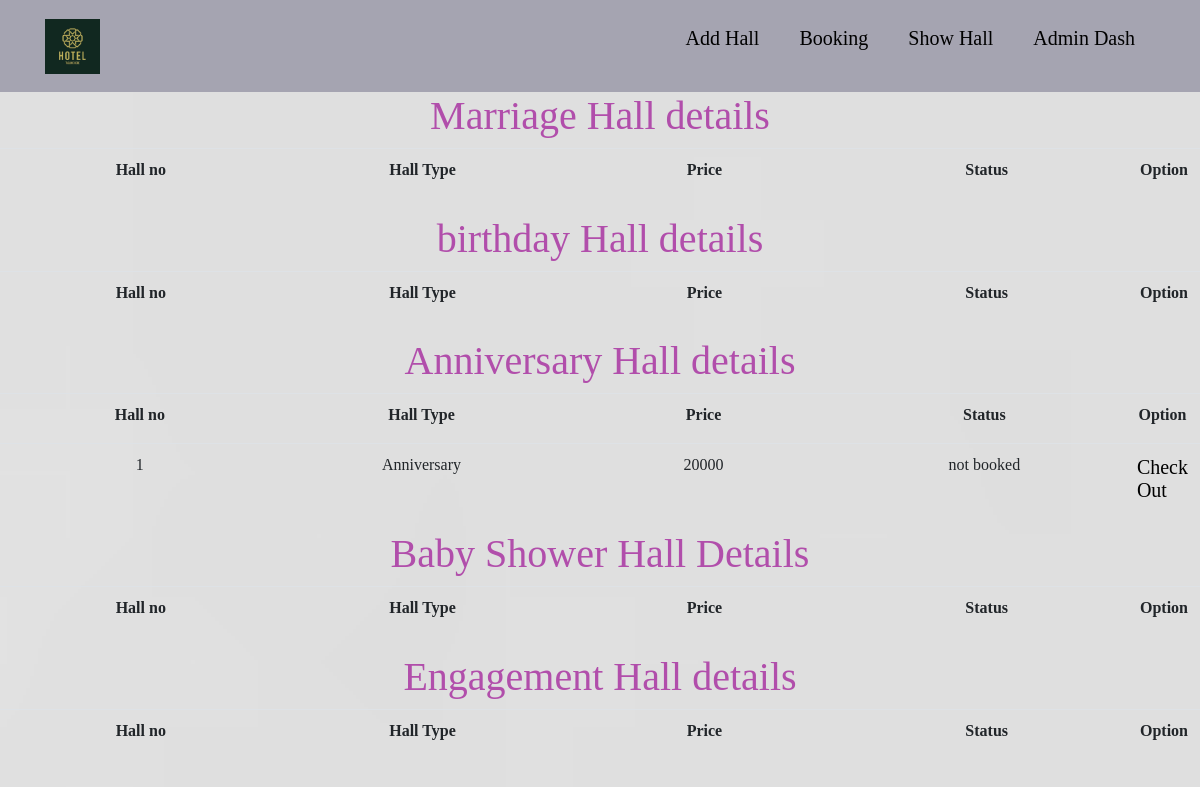
The app's page /admin/halldetail.php with its own data.
### tables this page shows
CREATE TABLE `hall` (
  `id` int(11) NOT NULL,
  `hno` int(11) NOT NULL,
  `hallyype` varchar(20) NOT NULL,
  `price` int(11) NOT NULL,
  `detail` varchar(50) NOT NULL,
  `image` varchar(50) NOT NULL,
  `capacity` int(11) NOT NULL DEFAULT 200,
  `status` varchar(20) NOT NULL DEFAULT 'un book'
);

### admin/halldetail.php (the view, shortened to what this page needs)
<?php
include('../dbcon.php');
include('../bootstrap.php');
include('header4.php');
?>
<!DOCTYPE html>
<html lang="en">
<head>
    <link rel="stylesheet" href="stylee.css">
    <link rel="stylesheet" href="bootstrap-4.3.1-dist\css\bootstrap.min">
</head>
<body>
    <div class="table-responsive">
         <h1 style="color:#b14eab; text-align:center;">Marriage Hall details</h1>
         <table class="table">
             <tr align="center">
                     <th width="25%" height="50px">Hall no</th>
                     <th width="25%" height="50px">Hall Type</th>
                     <th width="25%" height="50px">Price</th>
                     <th width="25%" height="50px">Status</th>
                     <th width="25%" height="50px">Option</th>
             </tr>
         </table>
    </div>
    <div class="table-responsive">
         <h1 style="color:#b14eab; text-align:center;">birthday Hall details</h1>
         <table class="table">
         <tr align="center">
                     <th width="25%" height="50px">Hall no</th>
                     <th width="25%" height="50px">Hall Type</th>
                     <th width="25%" height="50px">Price</th>
                     <th width="25%" height="50px">Status</th>
                     <th width="25%" height="50px">Option</th>
             </tr>
         </table>
    </div>
    <div class="table-responsive">
         <h1 style="color:#b14eab; text-align:center;">Anniversary Hall details</h1>
         <table class="table">
         <tr align="center">
                     <th width="25%" height="50px">Hall no</th>
                     <th width="25%" height="50px">Hall Type</th>
                     <th width="25%" height="50px">Price</th>
                     <th width="25%" height="50px">Status</th>
                     <th width="25%" height="50px">Option</th>
             </tr>
             <?php
                $qry="SELECT * FROM `hall` where  hallyype='Anniversary'";
                $run=mysqli_query($sql,$qry);
                while( $row=mysqli_fetch_assoc($run))
                {
                    $hno=$row['hno'];
                    $hallyype=$row['hallyype'];
                    $price=$row['price'];
                    $status=$row['status'];
                    ?>
                    <tr>
                    <td width="25%" height="50px"><center><?php echo $hno ?></center></td>
                     <td width="25%" height="50px"><center><?php echo $hallyype ?></center></td>
                     <td width="25%" height="50px"><center><?php echo $price ?></center></td>
                     <td width="25%" height="50px"><center><?php echo $status ?></center></td>
                     <td><a style="color:blue;" href="co1.php? rno=<?php echo $hallyype; ?>">Check Out</a></td>
                    </tr>
                    <?php
                }
             ?>
         </table>
    </div>
    <div class="table-responsive">
         <h1 style="color:#b14eab; text-align:center;">Baby Shower Hall Details</h1>
         <table class="table">
         <tr align="center">
                     <th width="25%" height="50px">Hall no</th>
                     <th width="25%" height="50px">Hall Type</th>
                     <th width="25%" height="50px">Price</th>
                     <th width="25%" height="50px">Status</th>
                     <th width="25%" height="50px">Option</th>
             </tr>
         </table>
    </div>
    <div class="table-responsive">
         <h1 style="color:#b14eab; text-align:center;">Engagement Hall details</h1>
         <table class="table">
         <tr align="center">
                     <th width="25%" height="50px">Hall no</th>
                     <th width="25%" height="50px">Hall Type</th>
                     <th width="25%" height="50px">Price</th>
                     <th width="25%" height="50px">Status</th>
                     <th width="25%" height="50px">Option</th>
             </tr>
         </table>
    </div>
</body>
</html>

### admin/css/style.css (style rules this page uses)
* { margin: 0; padding: 0; box-sizing: border-box; }
body { font-family: calibri; }
a { text-decoration: none; color: black!important; font-size: 20px; }

### admin/stylee.css (style rules this page uses)
* { margin: 0; padding: 0; }

### admin/halldetail.php (style rules this page uses)
body::before { position: absolute; content: ""; height: 220%; width: 100%; z-index: -1; opacity: 0.89; background: url('../img/w3.jpg') center center/cover no-repeat; }

### records on screen
hall: hno "1", hallyype "Anniversary", price "20000", status "not booked"
